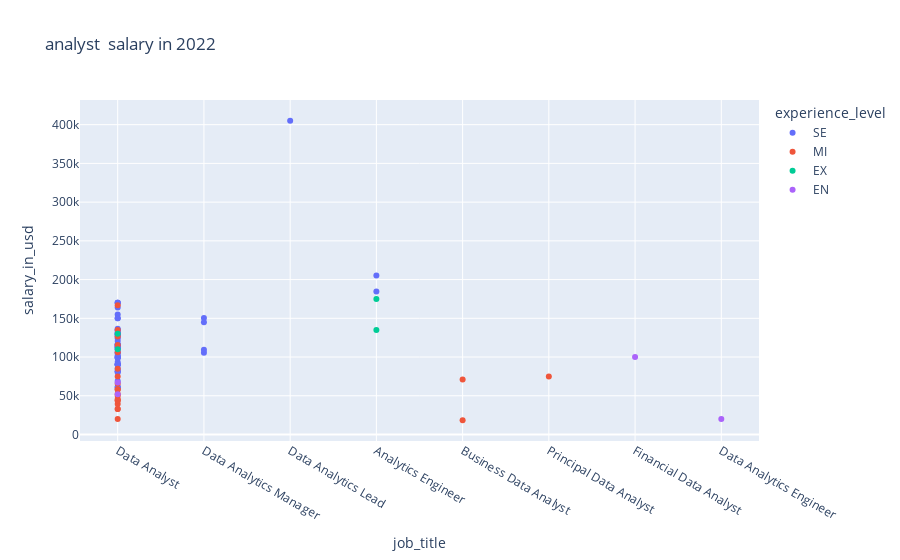

The cell this chart's notebook holds for it:
### Code cell
px.scatter(analyst_df.groupby('work_year').get_group(2022) ,
           x = 'job_title' , 
           y = 'salary_in_usd' , 
           color = 'experience_level' ,
           title ='analyst  salary in 2022' ,
           hover_data =[ 'employment_type' , 'company_location' , 'remote_ratio']
          )

### Figure 1 — Plotly figure (JSON) as saved in the notebook; plotly's stock layout.template omitted (floating-point values rounded to 4 significant figures; data arrays with more than 128 entries replaced by an {"elided": "..."} marker saying what was removed)
{"data": [{"customdata": {"elided": "57x3 mixed values"}, "hovertemplate": "experience_level=SE<br>job_title=%{x}<br>salary_in_usd=%{y}<br>employment_type=%{customdata[0]}<br>company_location=%{customdata[1]}<br>remote_ratio=%{customdata[2]}<extra></extra>", "legendgroup": "SE", "marker": {"color": "#636efa", "symbol": "circle"}, "mode": "markers", "name": "SE", "orientation": "v", "showlegend": true, "type": "scatter", "x": ["Data Analyst", "Data Analyst", "Data Analyst", "Data Analyst", "Data Analyst", "Data Analyst", "Data Analyst", "Data Analyst", "Data Analyst", "Data Analyst", "Data Analyst", "Data Analyst", "Data Analyst", "Data Analyst", "Data Analyst", "Data Analyst", "Data Analyst", "Data Analyst", "Data Analyst", "Data Analyst", "Data Analyst", "Data Analyst", "Data Analyst", "Data Analyst", "Data Analyst", "Data Analyst", "Data Analytics Manager", "Data Analytics Manager", "Data Analyst", "Data Analyst", "Data Analytics Lead", "Data Analyst", "Data Analyst", "Data Analyst", "Data Analyst", "Data Analyst", "Data Analyst", "Data Analyst", "Analytics Engineer", "Analytics Engineer", "Data Analyst", "Data Analyst", "Data Analyst", "Data Analyst", "Data Analyst", "Data Analyst", "Data Analyst", "Data Analyst", "Data Analyst", "Data Analyst", "Data Analyst", "Data Analyst", "Data Analytics Manager", "Data Analytics Manager", "Data Analyst", "Data Analyst", "Data Analyst"], "xaxis": "x", "y": [155000, 120600, 102100, 84900, 99000, 116000, 90320, 124190, 170000, 112900, 90320, 112900, 90320, 136600, 109280, 135000, 130000, 61300, 130000, 61300, 132000, 128875, 93700, 164000, 112900, 90320, 145000, 105400, 115934, 81666, 405000, 135000, 100000, 90320, 112900, 115934, 81666, 99050, 205300, 184700, 116150, 170000, 80000, 100000, 69000, 150075, 126500, 106260, 105000, 110925, 99000, 60000, 150260, 109280, 170000, 129000, 150000], "yaxis": "y"}, {"customdata": [["FT", "US", 0], ["FT", "US", 0], ["FT", "US", 100], ["FT", "US", 100], ["FT", "US", 0], ["FT", "US", 0], ["FT", "GB", 100], ["FT", "GB", 100], ["FT", "ES", 100], ["FT", "ES", 100], ["FT", "GR", 100], ["FT", "GR", 100], ["FT", "IN", 100], ["FT", "US", 100], ["FT", "US", 100], ["FT", "CA", 100], ["FT", "CA", 50], ["FT", "GR", 100], ["FT", "CA", 0], ["FT", "CA", 0], ["FT", "GB", 0], ["FT", "GB", 0]], "hovertemplate": "experience_level=MI<br>job_title=%{x}<br>salary_in_usd=%{y}<br>employment_type=%{customdata[0]}<br>company_location=%{customdata[1]}<br>remote_ratio=%{customdata[2]}<extra></extra>", "legendgroup": "MI", "marker": {"color": "#EF553B", "symbol": "circle"}, "mode": "markers", "name": "MI", "orientation": "v", "showlegend": true, "type": "scatter", "x": ["Data Analyst", "Data Analyst", "Data Analyst", "Data Analyst", "Data Analyst", "Data Analyst", "Data Analyst", "Data Analyst", "Data Analyst", "Data Analyst", "Data Analyst", "Data Analyst", "Business Data Analyst", "Data Analyst", "Data Analyst", "Principal Data Analyst", "Business Data Analyst", "Data Analyst", "Data Analyst", "Data Analyst", "Data Analyst", "Data Analyst"], "xaxis": "x", "y": [106260, 126500, 115500, 167000, 58000, 58000, 52351, 39263, 43966, 32974, 43966, 32974, 18442, 135000, 50000, 75000, 70912, 20000, 85000, 75000, 65438, 45807], "yaxis": "y"}, {"customdata": [["FT", "US", 100], ["FT", "US", 100], ["FT", "US", 100], ["FT", "US", 100]], "hovertemplate": "experience_level=EX<br>job_title=%{x}<br>salary_in_usd=%{y}<br>employment_type=%{customdata[0]}<br>company_location=%{customdata[1]}<br>remote_ratio=%{customdata[2]}<extra></extra>", "legendgroup": "EX", "marker": {"color": "#00cc96", "symbol": "circle"}, "mode": "markers", "name": "EX", "orientation": "v", "showlegend": true, "type": "scatter", "x": ["Data Analyst", "Data Analyst", "Analytics Engineer", "Analytics Engineer"], "xaxis": "x", "y": [130000, 110000, 175000, 135000], "yaxis": "y"}, {"customdata": [["FT", "US", 50], ["FT", "PK", 0], ["FT", "CA", 0], ["FT", "CA", 0]], "hovertemplate": "experience_level=EN<br>job_title=%{x}<br>salary_in_usd=%{y}<br>employment_type=%{customdata[0]}<br>company_location=%{customdata[1]}<br>remote_ratio=%{customdata[2]}<extra></extra>", "legendgroup": "EN", "marker": {"color": "#ab63fa", "symbol": "circle"}, "mode": "markers", "name": "EN", "orientation": "v", "showlegend": true, "type": "scatter", "x": ["Financial Data Analyst", "Data Analytics Engineer", "Data Analyst", "Data Analyst"], "xaxis": "x", "y": [100000, 20000, 67000, 52000], "yaxis": "y"}], "layout": {"legend": {"title": {"text": "experience_level"}, "tracegroupgap": 0}, "title": {"text": "analyst  salary in 2022"}, "xaxis": {"anchor": "y", "domain": [0, 1], "title": {"text": "job_title"}}, "yaxis": {"anchor": "x", "domain": [0, 1], "title": {"text": "salary_in_usd"}}}}
